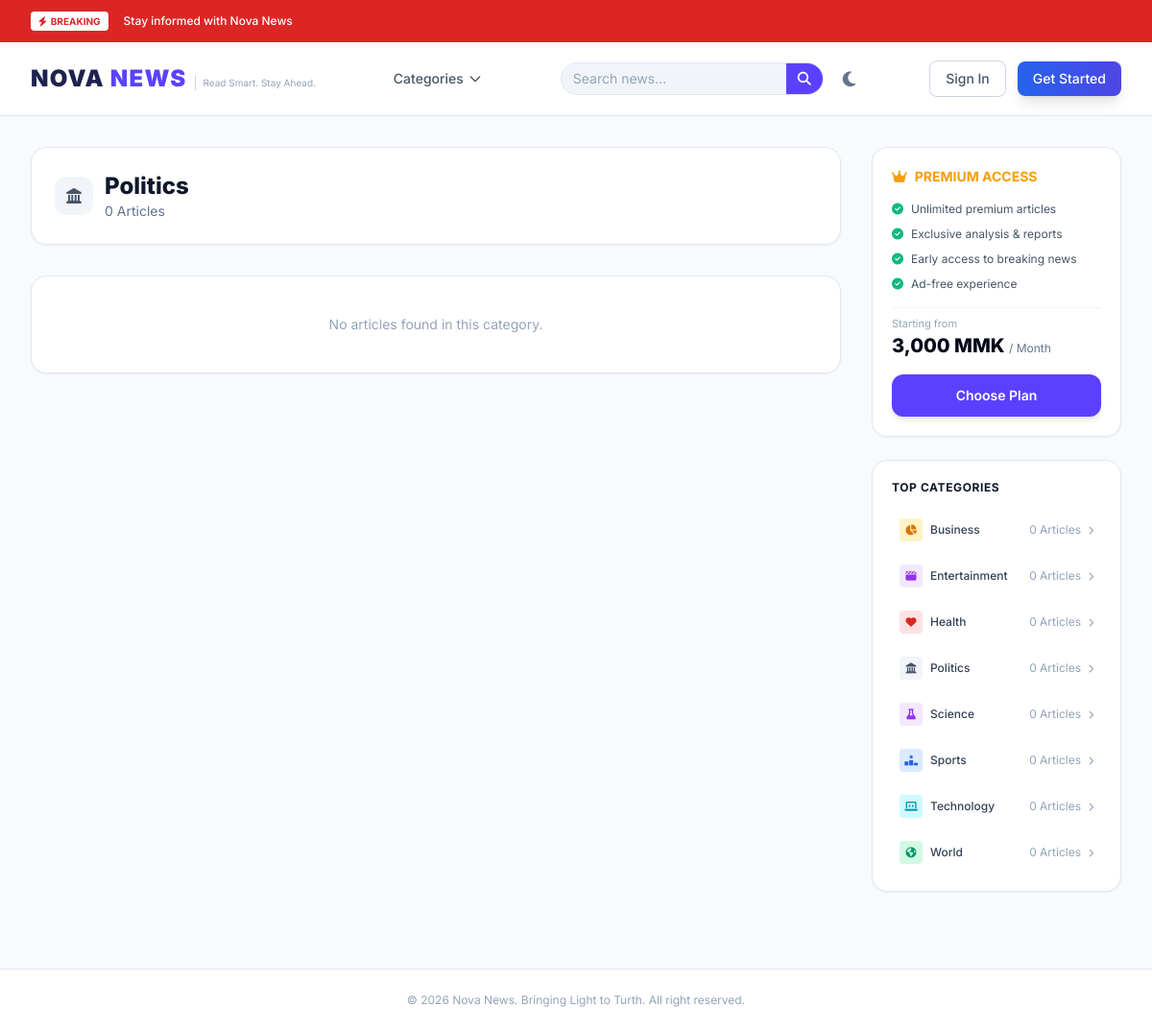
The app's page /user/category.php?slug=politics with its own data.
### tables this page shows
CREATE TABLE IF NOT EXISTS categories (
    id         INT AUTO_INCREMENT PRIMARY KEY,
    name       VARCHAR(100) NOT NULL UNIQUE,
    slug       VARCHAR(110) NOT NULL UNIQUE,
    created_at TIMESTAMP DEFAULT CURRENT_TIMESTAMP
);

### includes/categories.php (called while the page is built, shortened)
<?php
function getCategoryBySlug(string $slug): ?array
{
    $db = getDB();
    $stmt = $db->prepare('SELECT * FROM categories WHERE slug = ?');
    if ($stmt) {
        $stmt->bind_param('s', $slug);
        $stmt->execute();
        $result = $stmt->get_result();
        if ($result && $result->num_rows > 0) {
            return $result->fetch_assoc();
        }
    }
    return null;
}

### includes/posts.php (called while the page is built, shortened)
<?php
function getAllCategories(): array
{
    $db = getDB();
    $categories = [];
    $result = $db->query('
        SELECT c.id, c.name, c.slug, COUNT(p.id) AS article_count
        FROM categories c
        LEFT JOIN posts p ON p.category_id = c.id AND p.status = "published"
        GROUP BY c.id
        ORDER BY c.name ASC
    ');
    if ($result && method_exists($result, 'fetch_assoc')) {
        while ($row = $result->fetch_assoc()) {
            $categories[] = $row;
        }
    }
    return $categories;
}
function getPostsByCategory(int $categoryId, int $page = 1, int $limit = 10, string $type = 'all'): array
{
    $db = getDB();
    $page = max(1, $page);
    $limit = max(1, $limit);
    $offset = ($page - 1) * $limit;
    $conditions = ["p.category_id = ?", "p.status = 'published'"];
    $params = [$categoryId];
    $types = 'i';
    $sql = 'SELECT p.*, u.username AS author_name, c.name AS category_name
            FROM posts p
            LEFT JOIN users u ON p.created_by = u.id
            LEFT JOIN categories c ON p.category_id = c.id
            WHERE ' . implode(' AND ', $conditions) . '
            ORDER BY p.created_at DESC LIMIT ? OFFSET ?';
    $params[] = $limit;
    $params[] = $offset;
    $types .= 'ii';
    $stmt = $db->prepare($sql);
    if ($stmt) {
        $stmt->bind_param($types, ...$params);
        $stmt->execute();
        $result = $stmt->get_result();
        $posts = [];
        return $posts;
    }
    return [];
}

### user/category.php (the view, shortened to what this page needs)
<?php
require_once __DIR__ . '/../includes/posts.php';
require_once __DIR__ . '/../includes/categories.php';
include __DIR__ . '/../includes/header.php';
$slug = $_GET['slug'] ?? '';
$category = getCategoryBySlug($slug);
$posts = getPostsByCategory((int)$category['id']);
$catIcons = [
    'Technology'    => ['bg' => 'bg-cyan-100', 'text' => 'text-cyan-600', 'icon' => 'fa-laptop-code'],
    'Business'      => ['bg' => 'bg-amber-100', 'text' => 'text-amber-600', 'icon' => 'fa-chart-pie'],
    'World'         => ['bg' => 'bg-emerald-100', 'text' => 'text-emerald-600', 'icon' => 'fa-earth-americas'],
    'Sports'        => ['bg' => 'bg-blue-100', 'text' => 'text-blue-600', 'icon' => 'fa-ranking-star'],
    'Health'        => ['bg' => 'bg-red-100', 'text' => 'text-red-600', 'icon' => 'fa-heart'],
    'Science'       => ['bg' => 'bg-purple-100', 'text' => 'text-purple-600', 'icon' => 'fa-flask'],
    'Politics'      => ['bg' => 'bg-slate-100', 'text' => 'text-slate-600', 'icon' => 'fa-landmark'],
    'Entertainment' => ['bg' => 'bg-purple-100', 'text' => 'text-purple-600', 'icon' => 'fa-clapperboard'],
];
$name = htmlspecialchars($category['name']);
$iconStyle = $catIcons[$category['name']] ?? ['bg' => 'bg-slate-100', 'text' => 'text-slate-600', 'icon' => 'fa-folder'];
$totalPosts = count($posts);
?>
<main class="max-w-[1440px] mx-auto p-4 md:p-8 grid grid-cols-1 lg:grid-cols-12 gap-8">
    <div class="lg:col-span-9 space-y-8">
        <div class="bg-white rounded-2xl border border-slate-200 p-6 shadow-sm">
            <div class="flex items-center gap-3">
                <span class="w-10 h-10 rounded-xl <?= $iconStyle['bg'] . ' ' . $iconStyle['text'] ?> flex items-center justify-center">
                    <i class="fa-solid <?= $iconStyle['icon'] ?>"></i>
                </span>
                <div>
                    <h1 class="text-2xl font-extrabold text-slate-900"><?= $name ?></h1>
                    <p class="text-sm text-slate-500"><?= $totalPosts ?> Article<?= $totalPosts !== 1 ? 's' : '' ?></p>
                </div>
            </div>
        </div>
        <?php if (empty($posts)): ?>
        <div class="bg-white rounded-2xl border border-slate-200 p-10 shadow-sm text-center">
            <p class="text-slate-400 text-sm">No articles found in this category.</p>
        </div>
        <?php endif; ?>
    </div>
    <aside class="lg:col-span-3 space-y-6">
        <div class="bg-white rounded-2xl border border-slate-200 p-5 shadow-sm space-y-4">
            <div class="flex items-center space-x-2 text-amber-500 font-bold text-sm">
                <i class="fa-solid fa-crown"></i>
                <span>PREMIUM ACCESS</span>
            </div>
            <ul class="space-y-2.5 text-xs text-slate-600">
                <li class="flex items-center gap-2"><i class="fa-solid fa-circle-check text-emerald-500"></i> Unlimited premium articles</li>
                <li class="flex items-center gap-2"><i class="fa-solid fa-circle-check text-emerald-500"></i> Exclusive analysis & reports</li>
                <li class="flex items-center gap-2"><i class="fa-solid fa-circle-check text-emerald-500"></i> Early access to breaking news</li>
                <li class="flex items-center gap-2"><i class="fa-solid fa-circle-check text-emerald-500"></i> Ad-free experience</li>
            </ul>
            <div class="pt-2 border-t border-slate-100">
                <div class="text-[11px] text-slate-400">Starting from</div>
                <div class="text-xl font-extrabold text-slate-950">3,000 MMK <span class="text-xs font-normal text-slate-500">/ Month</span></div>
            </div>
            <a href="../user/subscribe.php" class="block w-full text-center bg-[#5B41FF] hover:bg-[#4830DF] text-white font-semibold text-sm py-3 rounded-xl shadow-md transition">Choose Plan</a>
        </div>
        <?php
        $categories = getAllCategories();
        ?>
        <div class="bg-white rounded-2xl border border-slate-200 p-5 shadow-sm space-y-4">
            <div class="text-xs font-bold text-slate-900 uppercase tracking-wider">Top Categories</div>
            <div class="space-y-2">
                <?php foreach ($categories as $cat):
                    $n = htmlspecialchars($cat['name']);
                    $c = (int) $cat['article_count'];
                    $st = $catIcons[$cat['name']] ?? ['bg' => 'bg-slate-100', 'text' => 'text-slate-600', 'icon' => 'fa-folder'];
                ?>
                <a href="/Nova_News/user/category.php?slug=<?= urlencode($cat['slug']) ?>" class="flex items-center justify-between p-2 rounded-lg hover:bg-slate-50 transition text-xs">
                    <div class="flex items-center gap-2 font-medium text-slate-700"><span class="w-6 h-6 rounded <?= $st['bg'] . ' ' . $st['text'] ?> flex items-center justify-center"><i class="fa-solid <?= $st['icon'] ?> text-[11px]"></i></span> <?= $n ?></div>
                    <span class="text-slate-400"><?= $c ?> Article<?= $c !== 1 ? 's' : '' ?> <i class="fa-solid fa-chevron-right text-[9px] ml-1"></i></span>
                </a>
                <?php endforeach; ?>
            </div>
        </div>
    </aside>
</main>
<?php include __DIR__ . '/../includes/footer.php'; ?>

### includes/header.php (style rules this page uses)
body { font-family: 'Inter', sans-serif; transition: background-color 0.3s ease, color 0.3s ease; }

### records on screen
categories: name "Politics", c "0"
categories: name "Business", c "0"
categories: name "Entertainment", c "0"
categories: name "Health", c "0"
categories: name "Science", c "0"
categories: name "Sports", c "0"
categories: name "Technology", c "0"
categories: name "World", c "0"

### other values on screen
__('header.categories') "Categories"
__('header.signin') "Sign In"
__('header.get_started') "Get Started"
$totalPosts "0"
